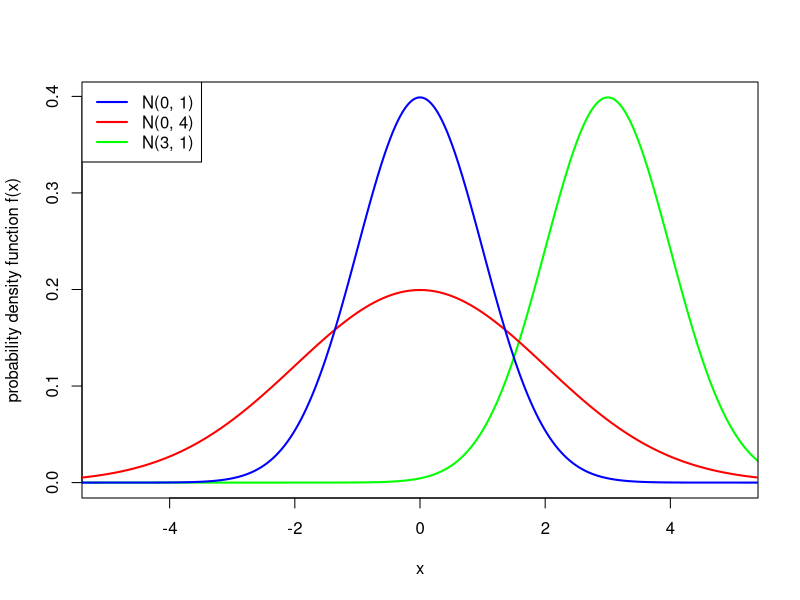
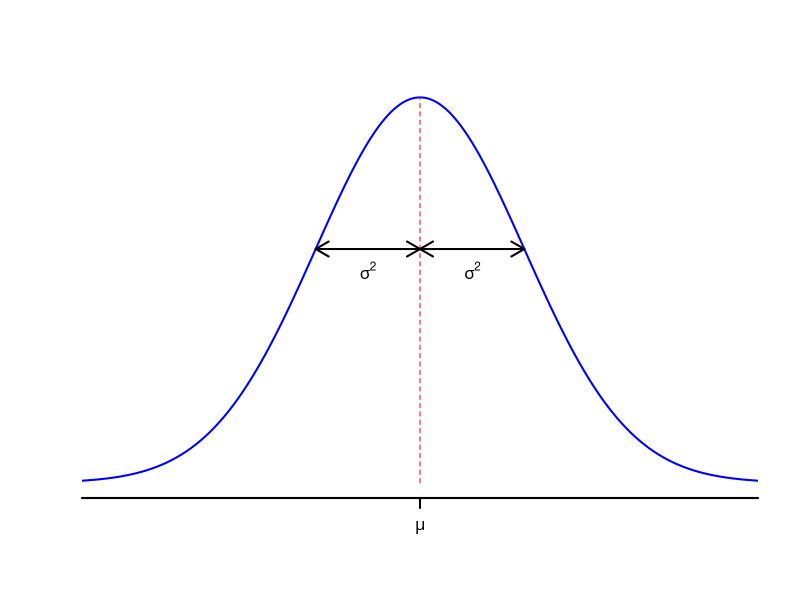

Write the R code that produced these figures, in order.
## ---- chunk 1
curve(dnorm(x, 3, 1), type = "l", n = 1001, lwd = 2, col = "green", from = -6, to = 6, xlim = c(-5, 5), ylab = "probability density function f(x)")
curve(dnorm(x, 0, 2), type = "l", n = 1001, lwd = 2, col = "red", from = -6, to = 6, add = TRUE)
curve(dnorm(x, 0, 1), type = "l", n = 1001, lwd = 2, col = "blue", from = -6, to = 6, add = TRUE)
legend("topleft", c("N(0, 1)", "N(0, 4)", "N(3, 1)"), col = c("blue", "red", "green"), lwd = 2)
## ---- chunk 2
curve(dnorm(x, 0, 1), type = "l", n = 1001, lwd = 2, col = "blue", from = -4, to = 4, xlab = "", ylab = "", xlim = c(-3, 3), axes = FALSE)
axis(1, at = c(-4,0,4), labels = c("",expression(mu),""), lwd = 2)
arrows(0, 0, 0, 1/sqrt(2*pi), code = 0, lty = 2, col = "red")
arrows(-1, exp(-1/2)/sqrt(2*pi), 0, exp(-1/2)/sqrt(2*pi), length = 0.15, code = 3, lwd = 2)
arrows(0, exp(-1/2)/sqrt(2*pi), 1, exp(-1/2)/sqrt(2*pi), length = 0.15, code = 3, lwd = 2)
text(-0.5, 0.22, expression(sigma^2))
text( 0.5, 0.22, expression(sigma^2))
## ---- chunk 3
pnorm(8.1, 8, 0.04)
## ---- chunk 4
pnorm(1.45, 0, 1)
## ---- chunk 5
pnorm(1.45)
## ---- chunk 6
sum(dbinom(495:505, 1000, 1/2))
## ---- chunk 7
pnorm(505, 500, sqrt(250)) - pnorm(495, 500, sqrt(250))
## ---- chunk 8
pnorm(505.5, 500, sqrt(250)) - pnorm(494.5, 500, sqrt(250))
